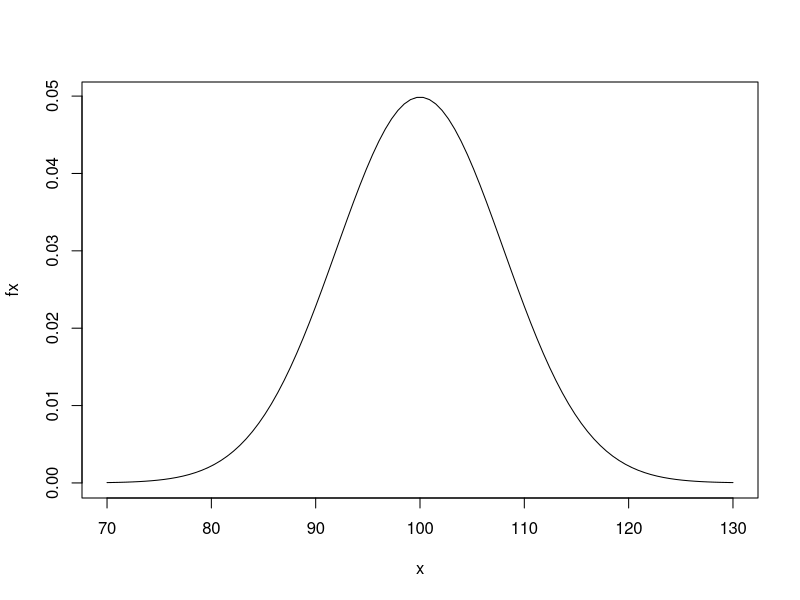
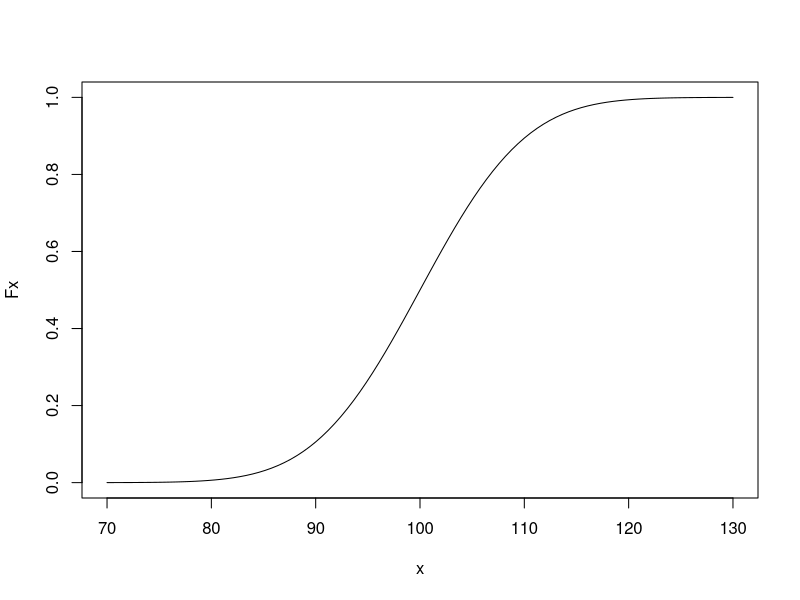
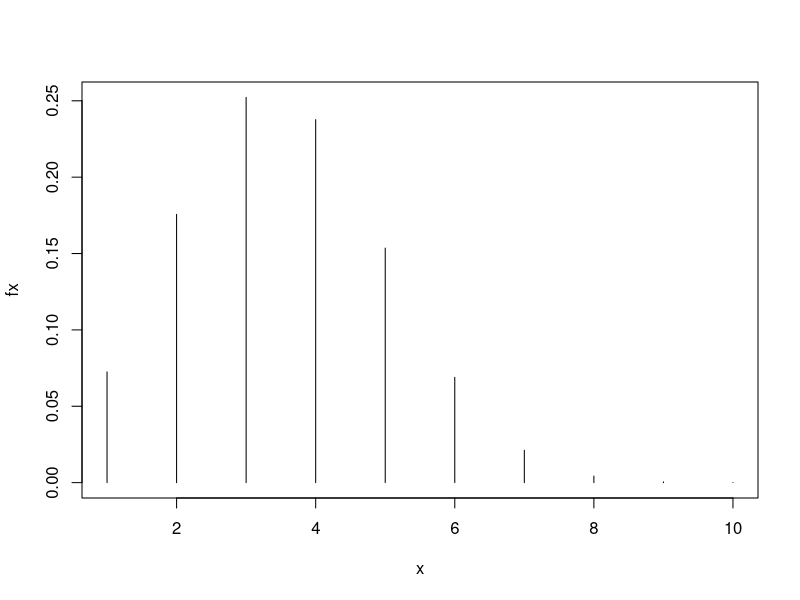
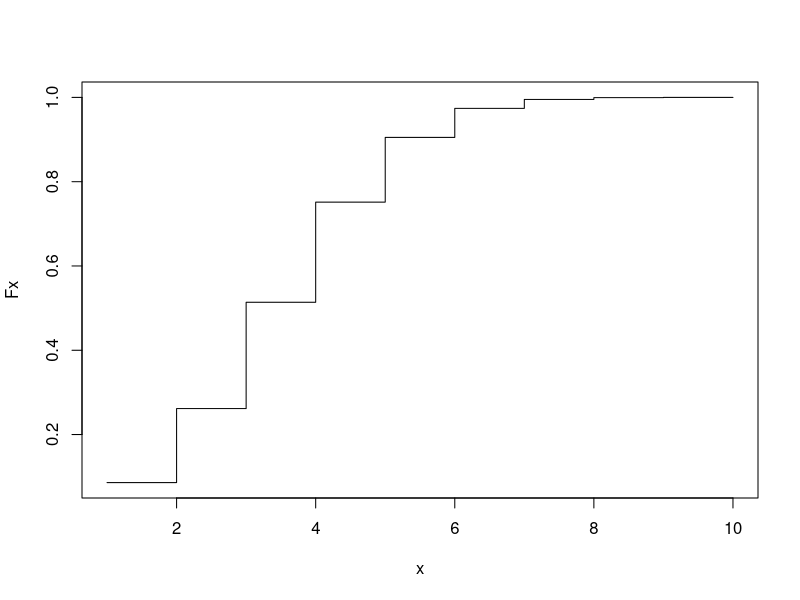

These charts were generated, in order, by the following R code:
#Funções em R para distribuições


#Densidade de probabilidade em um determinado ponto
#em uma distribuição normal
dnorm(-1)


#Exemplo 1: funções para distribuição normal
#N(média,desvio-padrão)
#Média: 100
#Variância: 64
#N(100,8)

x <- seq(70, 130, len = 100) 
fx <- dnorm(x, 100, 8)
fx
plot(x, fx, type = "l")
Fx <- pnorm(x, 100, 8)
Fx
plot(x, Fx, type = "l")


#Exemplo 2: funções para distribuição binomial
#n: 10
#p: 0.35

x <- 1:10
fx <- dbinom(x, 10, 0.35)
fx
plot(x, fx, type = "h")
Fx <- pbinom(x, 10, 0.35)
Fx
plot(x, Fx, type = "s")


#Exemplo 3: A duração de um processo em uma linha de montagem
#para fabricar um componente é em média de 230 
#minutos, com desvio-padrão de 15 minutos. Verificar
#a probabilidade de um componente ser produzido em
#menos de 240,5 minutos. 
#Observação: os dados de tempo possuem uma
#distribuição normal

#1º passo: levantamento dos dados da situação
#Valor: 240,5 minutos
#Média: 230 minutos
#Desvio-padrão: 15 minutos

#2º passo: atribuição dos dados para variáveis (implementação)
valor <- 240.5
media <- 230
desvio_padrao <- 15

#3º passo: cálculo utilizando a equação 
z <- (valor - media)/desvio_padrao
z

#4º passo: obtenção de valor da tabela da normal reduzida
#0,2580 considerando z = 0,70

#5º passo: cálculo da probabilidade P
#P(Tempo <= 240,5) = 0.5 (área da função calculada com valores antes da média) + 0.2580 (área calculada com valores após a média)
#P(Tempo <= 240,5) = 0,5 + 0,2580 = 0,7580